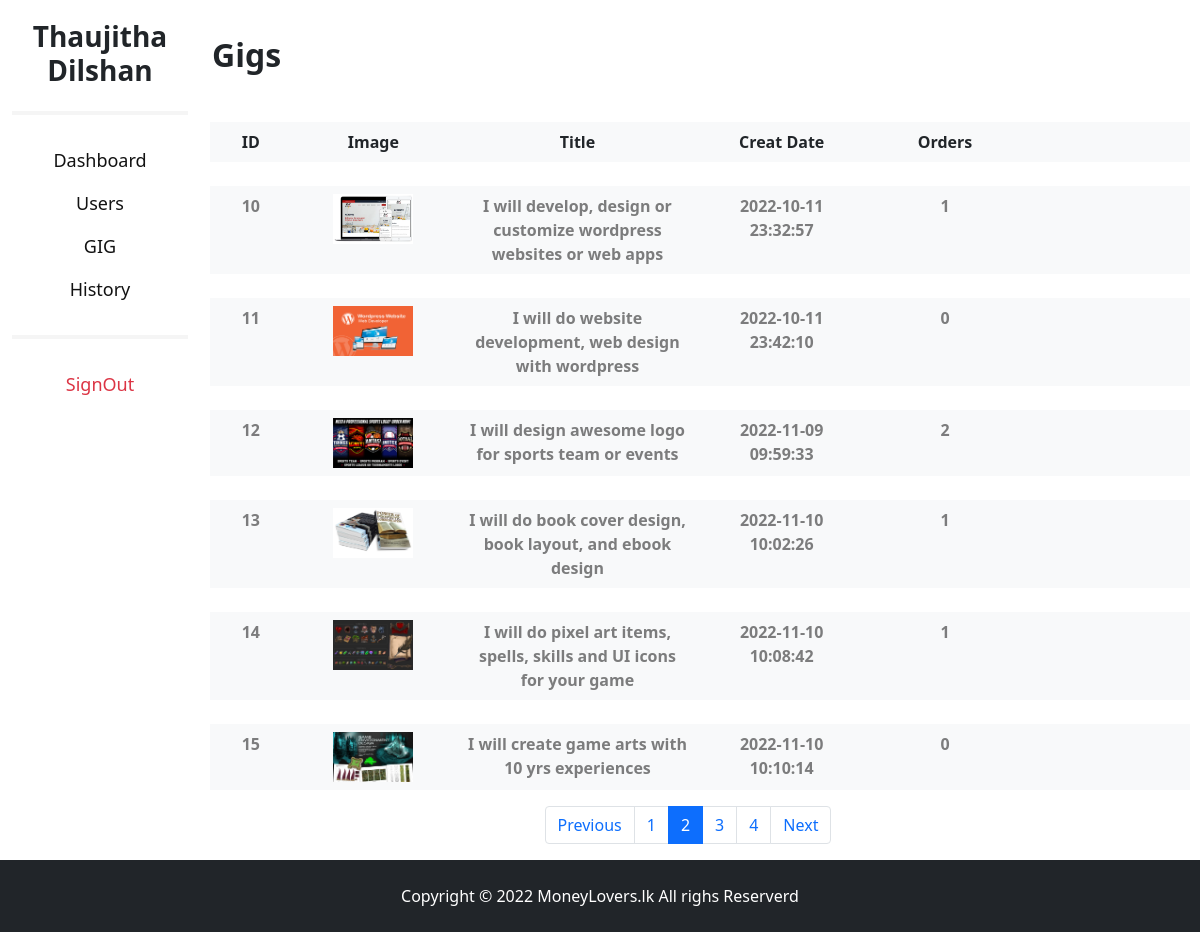
Page /ManageGig.php?page=2 on the committed database.
### tables this page shows
CREATE TABLE IF NOT EXISTS `gig` (
  `id` int NOT NULL AUTO_INCREMENT,
  `user_details_id` int NOT NULL,
  `title` text NOT NULL,
  `brand_id` int NOT NULL DEFAULT '0',
  `price` double NOT NULL DEFAULT '0',
  `description` text NOT NULL,
  `gig_image_id` int NOT NULL,
  `date_time` datetime DEFAULT NULL,
  PRIMARY KEY (`id`),
  KEY `FK_gig_user_details` (`user_details_id`),
  KEY `FK_gig_brand` (`brand_id`),
  KEY `FK_gig_gig_image` (`gig_image_id`),
  CONSTRAINT `FK_gig_brand` FOREIGN KEY (`brand_id`) REFERENCES `brand` (`id`),
  CONSTRAINT `FK_gig_gig_image` FOREIGN KEY (`gig_image_id`) REFERENCES `gig_image` (`id`),
  CONSTRAINT `FK_gig_user_details` FOREIGN KEY (`user_details_id`) REFERENCES `user_details` (`id`)
);

CREATE TABLE IF NOT EXISTS `gig_image` (
  `id` int NOT NULL AUTO_INCREMENT,
  `url1` varchar(50) DEFAULT NULL,
  `url2` varchar(50) DEFAULT NULL,
  `url3` varchar(50) DEFAULT NULL,
  PRIMARY KEY (`id`)
);

### connection.php (called while the page is built, shortened)
<?php
class Database
{
    public static $connection;
    public static function setUpConnection()
    {
        if (!isset(Database::$connection)) {
            Database::$connection = new mysqli("localhost", "root", "Thanujitha@#123", "fls", "3306");
        }
    }
    public static function search($q)
    {
        $resultset = Database::$connection->query($q);
        return $resultset;
    }
}
?>

### ManageGig.php (the view, shortened to what this page needs)
<?php
require "connection.php";
if (!isset($_SESSION["admin"])) {
?>
    <!DOCTYPE html>
    <html>
    <head>
        <link rel="stylesheet" href="bootstrap.css" />
        <link rel="stylesheet" href="https://cdn.jsdelivr.net/npm/bootstrap-icons@1.8.2/font/bootstrap-icons.css">
        <link rel="stylesheet" href="style.css" />
    </head>
    <body>
        <div class="container-fluid">
            <div class="row">
                <?php
                require "AdminPageHader.php";
                ?>
                <div class="col-12 col-lg-10">
                    <div class="row">
                        <div class="col-12 mt-3 mb-3 text-dark">
                            <h2 class="fw-bold">Gigs</h2>
                        </div>
                        <div class="col-12">
                            <div class="row g-1 m-2">
                                <div class="col-12 mt-3 mb-2">
                                    <div class="row text-center">
                                        <div class="col-1 bg-light pt-2 pb-2 ">
                                            <span class=" fw-bold text-dark">ID</span>
                                        </div>
                                        <div class="col-lg-2 bg-light pt-2 pb-2 d-none d-lg-block">
                                            <span class=" fw-bold text-dark">Image</span>
                                        </div>
                                        <div class="col-4 col-lg-3 bg-light pt-2 pb-2 ">
                                            <span class=" fw-bold text-dark">Title</span>
                                        </div>
                                        <div class="col-4 col-lg-2 bg-light pt-2 pb-2">
                                            <span class="fw-bold text-dark ">Creat Date</span>
                                        </div>
                                        <div class="col-lg-2 bg-light pt-2 pb-2 d-none d-lg-block">
                                            <span class="fw-bold text-dark ">Orders</span>
                                        </div>
                                        <div class="col-3 col-lg-2 bg-light pt-2 pb-2">
                                        </div>
                                    </div>
                                </div>
                                <?php
                                if (isset($_GET["page"])) {
                                    $pageno = $_GET["page"];
                                } else {
                                    $pageno = 1;
                                }
                                $m = Database::search("SELECT * FROM `gig` ORDER BY `id` DESC");
                                $d = $m->num_rows;
                                $result_per_page = 6;
                                $number_of_pages = ceil($d / $result_per_page);
                                $page_first_result = ((int)$pageno - 1) * $result_per_page;
                                $gig = Database::search("SELECT * FROM `gig` LIMIT " . $result_per_page . " OFFSET " . $page_first_result . " ");
                                $gig_num = $gig->num_rows;
                                for ($x = 1; $gig_num >= $x; $x++) {
                                    $gig_data = $gig->fetch_assoc();
                                    $image = Database::search("SELECT * FROM `gig_image` WHERE `id`='" . $gig_data["gig_image_id"] . "'");
                                    $image_data = $image->fetch_assoc();
                                    $order = Database::search("SELECT * FROM `order` WHERE `gigId`='" . $gig_data["id"] . "'");
                                    $order_num = $order->num_rows;
                                ?>
                                    <div class="col-12 mt-3 mb-2">
                                        <div class="row text-center">
                                            <div class="col-1 bg-light pt-2 pb-2 ">
                                                <span class=" fw-bold text-black-50"><?php echo $gig_data["id"]; ?></span>
                                            </div>
                                            <div class="col-lg-2 bg-light pt-2 pb-2 d-none d-lg-block">
                                                <?php
                                                if ($image->num_rows == 0) {
                                                ?>
                                                    <img src="resources/logo/user_icon.png" width="80px" height="50px">
                                                <?php
                                                } else {
                                                ?>
                                                    <img src="<?php echo $image_data["url1"] ?>" width="80px" height="50px">
                                                <?php
                                                }
                                                ?>
                                            </div>
                                            <div class="col-4 col-lg-3 bg-light pt-2 pb-2 ">
                                                <span class=" fw-bold text-black-50"><?php echo $gig_data["title"]; ?></span>
                                            </div>
                                            <div class="col-4 col-lg-2 bg-light pt-2 pb-2">
                                                <span class="fw-bold text-black-50"><?php echo $gig_data["date_time"]; ?></span>
                                            </div>
                                            <div class="col-lg-2 bg-light pt-2 pb-2 d-none d-lg-block">
                                                <span class="fw-bold text-black-50"><?php echo $order_num; ?></span>
                                            </div>
                                            <div class="col-3 col-lg-2 bg-light pt-2 pb-2">
                                            </div>
                                        </div>
                                    </div>
                                <?php
                                }
                                ?>
                            </div>
                        </div>
                        <?php
                        if ($number_of_pages != 1) {
                        ?>
                            <div class="row">
                                <nav aria-label="Page navigation example">
                                    <ul class="pagination justify-content-center">
                                        <?php if ($pageno <= 1) {
                                        ?>
                                            <li class="page-item disabled">
                                                <a class="page-link">Previous</a>
                                            </li>
                                        <?php
                                        } else {
                                        ?>
                                            <li class="page-item">
                                                <a href="<?php echo "?page=" . ($pageno - 1) . ""; ?>" class="page-link">Previous</a>
                                            </li>
                                            <?php
                                        }
                                        for ($page = 1; $page <= $number_of_pages; $page++) {
                                            if ($page == $pageno) {
                                            ?>
                                                <li class="page-item active"><a class="page-link" href="<?php echo "?page=" . ($page) . ""; ?>"><?php echo $page; ?></a></li>
                                            <?php
                                            } else {
                                            ?>
                                                <li class="page-item"><a class="page-link" href="<?php echo "?page=" . ($page) . ""; ?>"><?php echo $page; ?></a></li>
                                            <?php
                                            }
                                        }
                                        if ($pageno >= $number_of_pages) {
                                            ?>
                                            <li class="page-item disabled">
                                                <a class="page-link" href="#">Next</a>
                                            </li>
                                        <?php
                                        } else {
                                        ?>
                                            <li class="page-item">
                                                <a class="page-link" href="<?php echo "?page=" . ($pageno + 1) . ""; ?>">Next</a>
                                            </li>
                                        <?php
                                        }
                                        ?>
                                    </ul>
                                </nav>
                            </div>
                        <?php
                        }
                        ?>
                    </div>
                </div>
                <?php
                require "AdminFooter.php";
                ?>
            </div>
        </div>
    </body>
    </html>
<?php
} else {
?>
    <script>
        window.location = "AdminSignIn.php";
    </script>
<?php
}
?>

### AdminPageHader.php (shortened to what this page needs)
<div class="col-lg-2 d-none d-lg-block bg-white">
    <div class="row text-center">
        <div class="col-12">
            <h3 class="form-label fw-bold">Thaujitha Dilshan</h3>
        </div>
        <div class="d-none d-lg-block">
            <hr class="hr_break_1" />
        </div>
        <div class="col-12 mt-3">
            <a href="AdminDashboard.php" class="form-label link-2">Dashboard</a>
        </div>
        <div class="col-12 mt-3">
            <a href="ManageUser.php" class="form-label link-2">Users</a>
        </div>
        <div class="col-12 mt-3">
            <a href="ManageGig.php" class="form-label link-2">GIG</a>
        </div>
        <div class="col-12 mt-3">
            <a href="AdminHistory.php" class="form-label link-2">History</a>
        </div>
        <div class="d-none d-lg-block mt-3">
            <hr class="hr_break_1" />
        </div>
        <div class="col-12 mt-3">
            <a href="#" class="form-label link-2 bottom mx-5 mb-4 text-danger" onclick="AdminSignOut();">SignOut</a>
        </div>
    </div>
</div>

### AdminFooter.php
<footer class="bg-dark text-white pb-4 pt-4">
<div class="text-center">
    <span class="text-white">Copyright &copy; 2022 MoneyLovers.lk All righs Reserverd</span>
</div>
</footer>

### style.css (style rules this page uses)
.hr_break_1 { border-style: solid; border-color: rgb(218, 218, 218); border-width: 2px; }
.link-2 { text-decoration: none; color: #121212; font-size: 18px; }
body { margin-top:20px; }

### rows in the picture
gig: id "10", gig_image.url1 (picture), title "I will develop, design or customize wordpress websites or web apps", date_time "2022-10-11 23:32:57", order_num "1"
gig: id "11", gig_image.url1 (picture), title "I will do website development, web design with wordpress", date_time "2022-10-11 23:42:10", order_num "0"
gig: id "12", gig_image.url1 (picture), title "I will design awesome logo for sports team or events", date_time "2022-11-09 09:59:33", order_num "2"
gig: id "13", gig_image.url1 (picture), title "I will do book cover design, book layout, and ebook design", date_time "2022-11-10 10:02:26", order_num "1"
gig: id "14", gig_image.url1 (picture), title "I will do pixel art items, spells, skills and UI icons for your game", date_time "2022-11-10 10:08:42", order_num "1"
gig: id "15", gig_image.url1 (picture), title "I will create game arts with 10 yrs experiences", date_time "2022-11-10 10:10:14", order_num "0"
